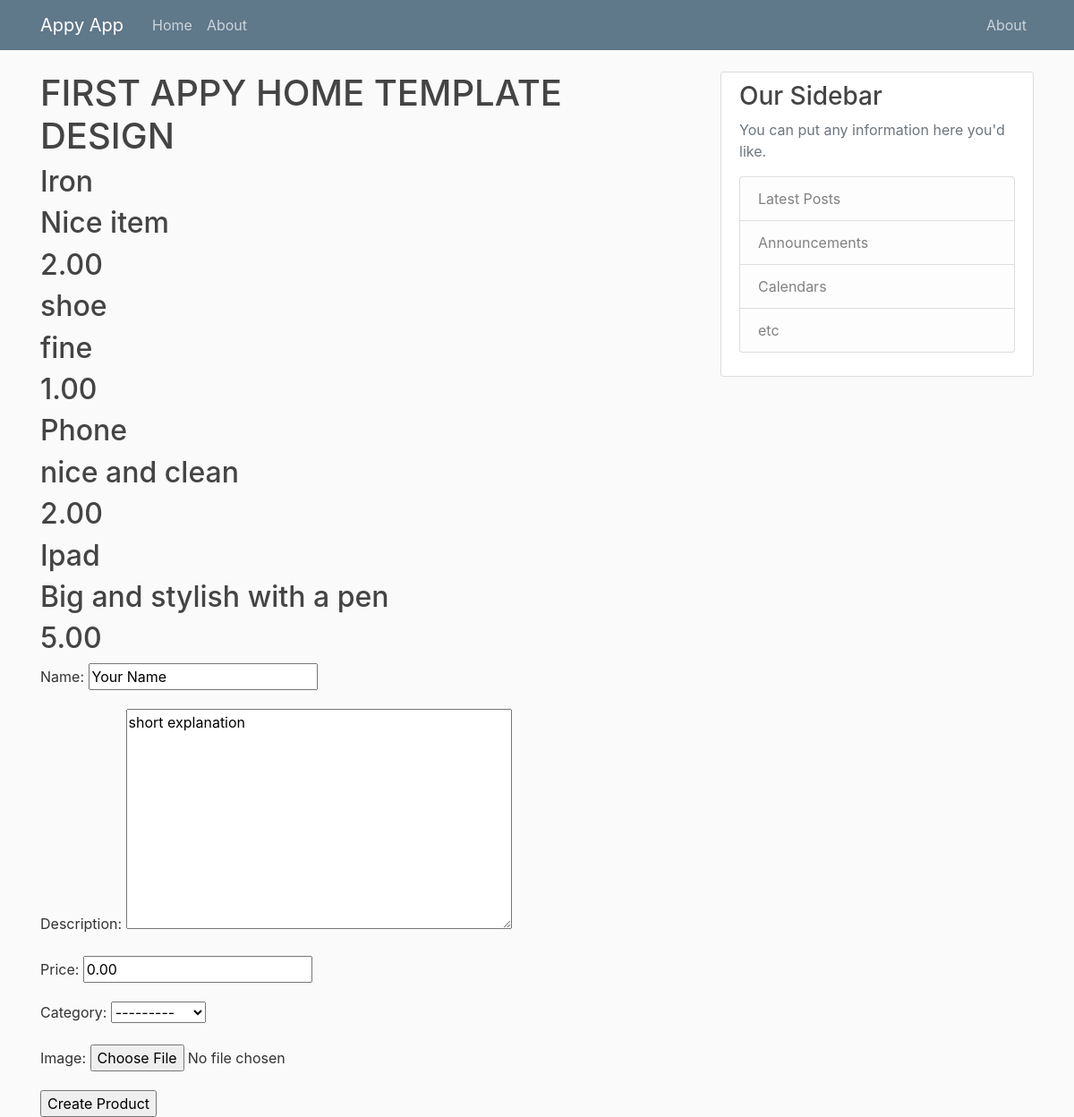
Page /prodform/ on the committed database.
### Appy/models.py (models this page shows, shortened)
class Products(models.Model):
    name = models.CharField(max_length=100)
    description = models.TextField()
    price = models.DecimalField(max_digits=12, decimal_places=2)
    category = models.CharField(choices=CATEGORY_CHOICES, max_length=10)
    image = models.ImageField(upload_to="product_images", default="product.jpg")
    class Meta:
        verbose_name_plural = 'Products'

### Appy/views.py (the view)
# urls.py: path("prodform/", formpage, name="prodform"),
def formpage(request):
    products = Products.objects.all()
    if request.method == "POST":
        form = ProductsForm(request.POST, request.FILES)#collect data
        if form.is_valid(): #validate data
            form.save() # save data
            return HttpResponse("Your product was successfully created")# then output data
    else:
        form = ProductsForm(initial={"name":"Your Name", "description":"short explanation", "price":"0.00","category":"select", "image":"upload"})
    context = {
        'product_list': products,
        'myform': form
    }
    return render(request, "Appy/productform.html", context)

### Appy/forms.py
class ProductsForm(forms.ModelForm):
    class Meta:
        model = Products
        fields = ["name","description","price","category","image"]

### Appy/templates/Appy/productform.html (shortened to what this page needs)
{% extends "Appy/base.html" %}
{% block content %}
<body>
    <h1>FIRST APPY HOME TEMPLATE DESIGN</h1>
    {% for product in product_list %}
    <h2>{{product.name}}</h2>
    <h2>{{product.description}}</h2>
    <h2>{{product.price}}</h2>
    {% endfor %}
    <form action="" method="post" enctype="multipart/form-data">
        {{ myform.as_p }}
        <input type="submit" value="Create Product">
    </form>
</body>
{% endblock content %}

### Appy/static/Appy/base.css (style rules this page uses)
body { background: #fafafa; color: #333333; margin-top: 5rem; }
h1, h2, h3, h4, h5, h6 { color: #444444; }

### rows in the picture
Products: name "Iron", description "Nice item", price "2.00"
Products: name "shoe", description "fine", price "1.00"
Products: name "Phone", description "nice and clean", price "2.00"
Products: name "Ipad", description "Big and stylish with a pen", price "5.00"
